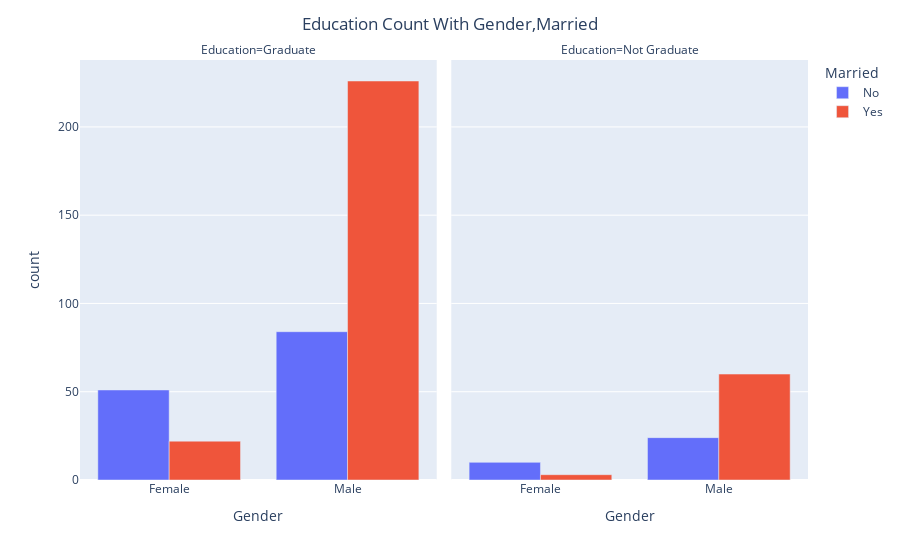

Notebook cell for this chart:
### Code cell
#distribution of education by gender,marriage


df_M_and_G_and_E=df_loan.groupby(by =['Gender','Education','Married'])['Dependents'].count().to_frame().reset_index().rename(columns={'Gender':'Gender','Married':'Married','Dependents':'count'})

fig = px.bar(df_M_and_G_and_E, x="Gender", y="count", color="Married", barmode="group",
             facet_col="Education"
             )
fig.update_layout(title_text='Education Count With Gender,Married',title_x=0.5,
                  hoverlabel=dict(
                  bgcolor="white",
                  font_size=16,
                  font_family="Rockwell",
                                
     )
  )
fig.show()

### Figure 1 — Plotly figure (JSON) as saved in the notebook; plotly's stock layout.template omitted (floating-point values rounded to 4 significant figures)
{"data": [{"alignmentgroup": "True", "hovertemplate": "Married=No<br>Education=Graduate<br>Gender=%{x}<br>count=%{y}<extra></extra>", "legendgroup": "No", "marker": {"color": "#636efa", "pattern": {"shape": ""}}, "name": "No", "offsetgroup": "No", "orientation": "v", "showlegend": true, "textposition": "auto", "type": "bar", "x": ["Female", "Male"], "xaxis": "x", "y": [51, 84], "yaxis": "y"}, {"alignmentgroup": "True", "hovertemplate": "Married=No<br>Education=Not Graduate<br>Gender=%{x}<br>count=%{y}<extra></extra>", "legendgroup": "No", "marker": {"color": "#636efa", "pattern": {"shape": ""}}, "name": "No", "offsetgroup": "No", "orientation": "v", "showlegend": false, "textposition": "auto", "type": "bar", "x": ["Female", "Male"], "xaxis": "x2", "y": [10, 24], "yaxis": "y2"}, {"alignmentgroup": "True", "hovertemplate": "Married=Yes<br>Education=Graduate<br>Gender=%{x}<br>count=%{y}<extra></extra>", "legendgroup": "Yes", "marker": {"color": "#EF553B", "pattern": {"shape": ""}}, "name": "Yes", "offsetgroup": "Yes", "orientation": "v", "showlegend": true, "textposition": "auto", "type": "bar", "x": ["Female", "Male"], "xaxis": "x", "y": [22, 226], "yaxis": "y"}, {"alignmentgroup": "True", "hovertemplate": "Married=Yes<br>Education=Not Graduate<br>Gender=%{x}<br>count=%{y}<extra></extra>", "legendgroup": "Yes", "marker": {"color": "#EF553B", "pattern": {"shape": ""}}, "name": "Yes", "offsetgroup": "Yes", "orientation": "v", "showlegend": false, "textposition": "auto", "type": "bar", "x": ["Female", "Male"], "xaxis": "x2", "y": [3, 60], "yaxis": "y2"}], "layout": {"annotations": [{"font": {}, "showarrow": false, "text": "Education=Graduate", "x": 0.245, "xanchor": "center", "xref": "paper", "y": 1, "yanchor": "bottom", "yref": "paper"}, {"font": {}, "showarrow": false, "text": "Education=Not Graduate", "x": 0.755, "xanchor": "center", "xref": "paper", "y": 1, "yanchor": "bottom", "yref": "paper"}], "barmode": "group", "hoverlabel": {"bgcolor": "white", "font": {"family": "Rockwell", "size": 16}}, "legend": {"title": {"text": "Married"}, "tracegroupgap": 0}, "margin": {"t": 60}, "title": {"text": "Education Count With Gender,Married", "x": 0.5}, "xaxis": {"anchor": "y", "domain": [0, 0.49], "title": {"text": "Gender"}}, "xaxis2": {"anchor": "y2", "domain": [0.51, 1], "matches": "x", "title": {"text": "Gender"}}, "yaxis": {"anchor": "x", "domain": [0, 1], "title": {"text": "count"}}, "yaxis2": {"anchor": "x2", "domain": [0, 1], "matches": "y", "showticklabels": false}}}
